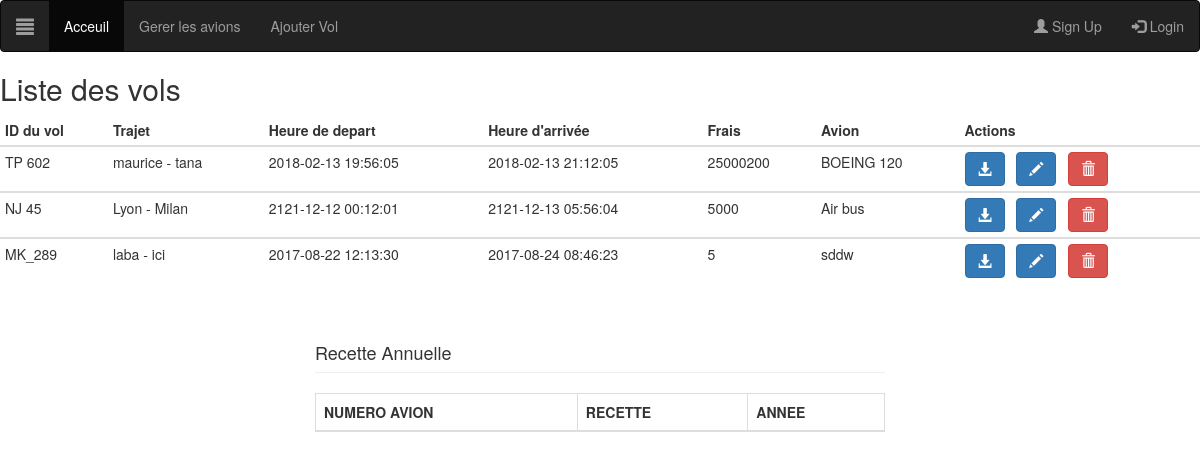
The app's page /getrecette.php with its own data.
### tables this page shows
CREATE TABLE `vol` (
  `no_vol` varchar(50) NOT NULL,
  `heure_depart` datetime NOT NULL,
  `heure_arrive` datetime NOT NULL,
  `ville_depart` text NOT NULL,
  `ville_arrive` text NOT NULL,
  `frais` float NOT NULL,
  `no_avion` varchar(50) NOT NULL
);

CREATE TABLE `avion` (
  `no_avion` varchar(50) NOT NULL,
  `type` text NOT NULL,
  `nb_place` int(11) NOT NULL
);

### getrecette.php (the view, shortened to what this page needs)
<?php
$dbh = new PDO('mysql:host=localhost;dbname=e_fly', "root", "");
?>
<!DOCTYPE html>
<html>
  <head>
    <link rel="stylesheet" href="style/maxcdn.bootstrapcdn.com/bootstrap/3.3.7/css/bootstrap.min.css">
  </head>
  <body>
    <nav class="navbar navbar-inverse">
      <div class="container-fluid">
        <div class="navbar-header">
          <a class="navbar-brand" href="#"><span class="glyphicon glyphicon-align-justify"></span></a>
        </div>
        <ul class="nav navbar-nav">
          <li class="active"><a href="#">Acceuil</a></li>
          <li><a href="avion/list.php">Gerer les avions</a></li>
          <li><a href="vol/form.php?action=create">Ajouter Vol</a></li>
        </ul>
        <ul class="nav navbar-nav navbar-right">
          <li><a href="#"><span class="glyphicon glyphicon-user"></span> Sign Up</a></li>
          <li><a href="#"><span class="glyphicon glyphicon-log-in"></span> Login</a></li>
        </ul>
      </div>
    </nav>
      <h2> Liste des vols </h2>
      <table class="table table-condensed" style="width:100%">
        <thead>
        <tr>
          <th>ID du vol</th>
          <th>Trajet</th>
          <th>Heure de depart</th>
          <th>Heure d'arrivée</th>
          <th>Frais</th>
          <th>Avion</th>
          <th>Actions</th>
        </tr>
        </thead>
        <?php foreach($dbh->query('SELECT * FROM vol ORDER BY no_vol DESC') as $row) : ?>
        <tbody>
        <tr>
          <td><?php print $row['no_vol'] ; ?></td>
          <td><?php print $row['ville_depart'].' - '.$row['ville_arrive'] ; ?></td>
          <td><?php print $row['heure_depart'] ; ?></td>
          <td><?php print $row['heure_arrive'] ; ?></td>
          <td><?php print $row['frais'] ; ?></td>
          <?php
            $resultats=$dbh->query("SELECT type FROM avion WHERE no_avion='".$row['no_avion']."'");
            $resultats->setFetchMode(PDO::FETCH_OBJ);
          ?>
          <td><?php print $resultats->fetch()->type ?></td>
          <td><a href="reservation/list.php?vol=<?php print $row['no_vol'] ?>&avion=<?php print $row['no_avion'] ?>" class="btn btn-primary" data-toggle="tooltip" data-placement="left" title="Reservation"><span class="glyphicon glyphicon-download-alt"></span></span></a>&nbsp;&nbsp;
            <a href="vol/form.php?action=edit&id=<?php print $row['no_vol']; ?>" class="btn btn-primary" data-toggle="tooltip" data-placement="left" title="Modifier"><span class="glyphicon glyphicon-pencil"></span></a>&nbsp;&nbsp;
            <a href="index.php?action=delete&id=<?php print $row['no_vol']; ?>" class="btn btn-danger" data-toggle="tooltip" data-placement="left" title="Supprimer"><span class="glyphicon glyphicon-trash"></span></a></td>
        </tr>
        </tbody>
        <?php endforeach; ?>
      </table>
<div class="col-md-6 col-md-offset-3">
    <h4 class="page-header">Recette Annuelle <?php echo $annee ;?></h4>
    <table class="table table-bordered">
        <thead>
        <tr>
            <th>NUMERO AVION</th>
            <th>RECETTE</th>
            <th>ANNEE</th>
        </tr>
        </thead>
    </table>
</div>
<body>
</html>

### records on screen
vol: no_vol "TP 602", ville_depart "maurice", ville_arrive "tana", heure_depart "2018-02-13 19:56:05", heure_arrive "2018-02-13 21:12:05", frais "25000200", avion.type "BOEING 120"
vol: no_vol "NJ 45", ville_depart "Lyon", ville_arrive "Milan", heure_depart "2121-12-12 00:12:01", heure_arrive "2121-12-13 05:56:04", frais "5000", avion.type "Air bus"
vol: no_vol "MK_289", ville_depart "laba", ville_arrive "ici", heure_depart "2017-08-22 12:13:30", heure_arrive "2017-08-24 08:46:23", frais "5", avion.type "sddw"
